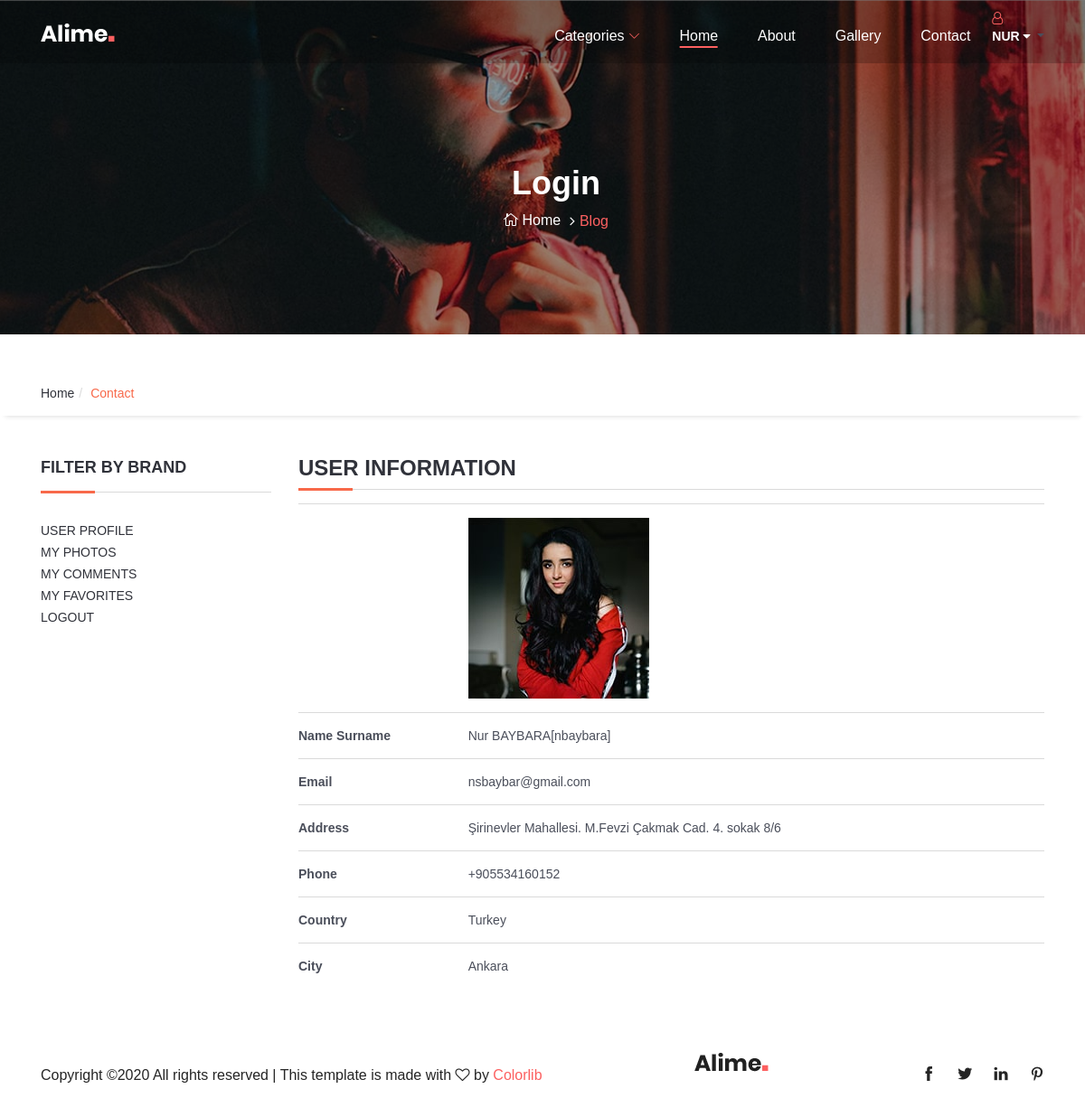
Screenshot of /user/ (signed in) with the database file from the repository.
### home/models.py (models this page shows, shortened)
class UserProfile(models.Model):
    user = models.OneToOneField(User, on_delete=models.CASCADE)
    phone = models.CharField(blank=True, max_length=20)
    address = models.CharField(blank=True, max_length=150)
    city = models.CharField(blank=True, max_length=20)
    country = models.CharField(blank=True, max_length=20)
    image = models.ImageField(blank=True, upload_to='images/users/')  # icocenvert
    def user_name(self):
        return self.user.first_name + ' ' + self.user.last_name + '['+ self.user.username + '] '
    def image_tag(self):
            return mark_safe('<img src="{}" height="50"/>'.format(self.image.url))
    image_tag.short_description = 'Image'

### user/views.py (the view)
# urls.py: path('', views.index, name='index'),
def index(request):
    category = Category.objects.all()
    current_user = request.user
    profile = UserProfile.objects.get(user_id=current_user.id)
    sliderdata = Post.objects.all()[:4]
    context = {'profile' : profile,
                'category': category, }
    return render(request, 'user_profile.html',context)

### user/templates/user_profile.html (shortened to what this page needs)
{% extends "homebase.html" %}
{% block head %} <link rel='shortcut icon' type='image/x-icon' href='{{ setting.icon.url }}' />
    {% load static %}
    <link rel="stylesheet" href=" {% static 'contactTemplate/bootstrap.min.css' %}">
	<link  rel="stylesheet" href="{% static 'contactTemplate/slick.css' %}" />
    <link  rel="stylesheet" href="{% static 'contactTemplate/style.css' %}" />
	<link  rel="stylesheet" href="{% static 'contactTemplate/slick-theme.css' %}" />
	<link  rel="stylesheet" href="{% static 'contactTemplate/nouislider.min.css'%}" />
	<link rel="stylesheet" href="{% static 'contactTemplate/font-awesome.min.css' %}">
{% endblock %}
{% load static %}
{% block content %}
  <section class="breadcrumb-area bg-img bg-overlay jarallax" style="background-image: url({% static 'img/bg-img/38.jpg'%});">
        <div class="container h-100">
        <div class="container h-100">
            <div class="row h-100 align-items-center">
                <div class="col-12">
                    <div class="breadcrumb-content text-center">
                        <h2 class="page-title"> Login</h2>
                        <nav aria-label="breadcrumb">
                            <ol class="breadcrumb justify-content-center">
                                <li class="breadcrumb-item"><a href="index.html"><i class="icon_house_alt"></i> Home</a></li>
                                <li class="breadcrumb-item active" aria-current="page">Blog</li>
                            </ol>
                        </nav>
                    </div>
                </div>
            </div>
        </div>
        </div>
    </section>
   <br>
    <br>
    <div id="breadcrumb">
		<div class="container">
			<ul class="breadcrumb">
				<li><a href="#">Home</a></li>
				<li class="active">Contact</li>
			</ul>
		</div>
	</div>
    <div class="section">
		<div class="container">
			<div class="row">
                <div class="col-md-3">
						<div class="billing-details">
                            {% include "user_panel.html" %}
                        </div>
                    </div>
                    <div class="col-md-9">
                        <div class="section-title">
                            <h3 class="title">User Information</h3>
                        </div>
                            <table class="shopping-cart-table table">
									<tr>
                                        <th class="text-left">
                                        <td class="size: 50%"><img src="{{ profile.image.url }}" alt="" STYLE="width: auto;"></td>
                                    </tr>
                                    <tr>
										<th class="text-left">Name Surname</th>
                                        <td class="text-left">{{profile.user_name}}</td>
                                    </tr>
                                    <tr>
										<th class="text-left">Email</th>
                                        <td class="text-left">{{profile.user.email}}</td>
                                    </tr>
                                    <tr>
										<th class="text-left">Address</th>
										<td class="text-left">{{profile.address}}</td>
                                    </tr>
                                    <tr>
                                        <th class="text-left">Phone</th>
                                        <td class="text-left">{{profile.phone}}</td>
                                    </tr>
                                    <tr>
                                        <th class="text-left">Country</th>
										<td class="text-left">{{profile.country}}</td>
                                     </tr>
                                    <tr>
                                        <th class="text-left">City</th>
										<td class="text-left">{{profile.city}}</td>
									</tr>
                            </table>
                    </div>
        </div>
    </div>
    </div> <!-- sect->
 {% load static %}
{% endblock %}

### home/templates/header.html (shortened to what this page needs)
{% load static %}
    <header class="header-area">
        <div class="main-header-area">
            <div class="classy-nav-container breakpoint-off">
                <div class="container">
                    <nav class="classy-navbar justify-content-between" id="alimeNav">
                        <a class="nav-brand" href="/"><img src="{% static 'img/core-img/logo.png'%}" alt=""></a>
                        <div class="classy-menu">
                            <div class="classynav">
                             <ul id="nav">
                                    {% load mptt_tags %}
                                    <li ><a href="#">Categories</a>
                                    </li>
                                    <li class="active"><a href="/">Home</a></li>
                                    <li><a href="/about">About</a></li>
                                    <li><a href="/gallery">Gallery</a></li>
                                    <li><a href="/contact">Contact</a></li>
                                    <li class="header-account dropdown default-dropdown">
                                        {% if user.id is not None %}
                                        <div class="dropdown-toggle" role="button" data-toggle="dropdown" aria-expanded="true">
                                            <div class="header-btns-icon" style="color: #fc6060;">
                                                <i class="fa fa-user-o"></i>
                                            </div>
                                            <strong href="#" class="text-uppercase" style="color:white;">{{ user.first_name }} <i class="fa fa-caret-down"></i></strong>
                                        </div>
                                        {% else %}
                                        <a href="/login/" class="text-uppercase">Login</a><a href="/signup/" class="text-uppercase">Join</a>
                                        {% endif %}
                                    </li>
                             </ul>
                            </div>
                        </div>
                    </nav>
                </div>
            </div>
        </div>
    </header>

### home/static/style.css (style rules this page uses)
* { margin: 0; padding: 0; }
body { font-family: "Poppins", sans-serif; font-weight: 400; font-size: 16px; position: relative; z-index: auto; }
h1, h2, h3, h4, h5, h6 { font-family: "Poppins", sans-serif; color: #252525; line-height: 1.3; font-weight: 600; }
a, a:active, a:focus, a:hover { color: #252525; text-decoration: none; -webkit-transition-duration: 500ms; -o-transition-duration: 500ms; transition-duration: 500ms; outline: none; font-weight: 500; }
li { list-style: none; }
img { width: 100%; height: auto; }
ul { margin: 0; padding: 0; }
ul li { margin: 0; padding: 0; }
.bg-overlay { position: relative; z-index: 1; }
.bg-overlay::after { position: absolute; content: ""; height: 100%; width: 100%; top: 0; left: 0; z-index: -1; background-color: rgba(0, 0, 0, 0.4); }
.bg-img { background-position: center center !important; background-size: cover !important; background-repeat: no-repeat !important; }
.jarallax { position: relative; z-index: 0; }
.header-area { position: fixed; z-index: 100; width: 100%; -webkit-transition-duration: 500ms; -o-transition-duration: 500ms; transition-duration: 500ms; background-color: transparent; }
.classy-nav-container { background-color: transparent; padding: 0; }
.classy-nav-container .classy-navbar { -webkit-transition-duration: 500ms; -o-transition-duration: 500ms; transition-duration: 500ms; height: 70px; padding: 0; }
.classy-nav-container .classy-navbar .classynav ul li a { font-size: 16px; text-transform: capitalize; color: #ffffff; font-weight: 500; padding: 0 20px; }
.classynav ul li.active a { position: relative; z-index: 1; }
.classynav ul li.active a::before { width: calc(100% - 40px); height: 2px; background-color: #fc6060; position: absolute; bottom: 7px; left: 0; z-index: 1; content: ''; left: 50%; transform: translateX(-50%); }
.classynav ul li.has-down > a::after, .classynav ul li.has-down.active > a::after, .classynav ul li.megamenu-item > a::after { color: #fc6060; }
.main-header-area { position: relative; z-index: 1; background-color: transparent; -webkit-transition-duration: 500ms; -o-transition-duration: 500ms; transition-duration: 500ms; height: 70px; background-color: rgba(0, 0, 0, 0.2); }
.breadcrumb-area { position: relative; z-index: 1; height: 370px; }
.breadcrumb-area .page-title { color: #ffffff; font-size: 36px; }
.breadcrumb-content { position: relative; z-index: 1; margin-top: 70px; }
.breadcrumb-content .breadcrumb { padding: 0; background-color: transparent; margin-bottom: 0; }
.breadcrumb-content .breadcrumb .breadcrumb-item { color: #fc6060; font-weight: 400; font-size: 16px; }
.breadcrumb-content .breadcrumb .breadcrumb-item a { font-size: 16px; color: #ffffff; font-weight: 400; }
.breadcrumb-content .breadcrumb .breadcrumb-item + .breadcrumb-item::before { content: '\f105'; color: #ffffff; font-family: "FontAwesome"; }

### home/static/contactTemplate/style.css (style rules this page uses)
body { font-family: 'Hind', sans-serif; color: #4A4E5A; overflow-x: hidden; }
h1, h2, h3, h4, h5, h6 { color: #30323A; margin: 0 0 10px; font-weight: 700; }
a { color: #30323A; -webkit-transition: 0.3s color; transition: 0.3s color; }
strong { color: #30323A; }
ul, ol { margin: 0; padding: 0; list-style: none }
.section { padding-top: 30px; padding-bottom: 30px; }
.section-title { position: relative; margin-bottom: 15px; margin-top: 15px; border-bottom: 1px solid #DADADA; }
.section-title .title { display: inline-block; text-transform: uppercase; }
.section-title:after { content: ""; position: absolute; left: 0; bottom: -1.5px; height: 3px; width: 60px; background-color: #F8694A; }
#breadcrumb { -webkit-box-shadow: 0px 6px 6px -6px rgba(0, 0, 0, 0.175); box-shadow: 0px 6px 6px -6px rgba(0, 0, 0, 0.175); }
.breadcrumb { background-color: transparent; border: none; border-radius: 0px; padding: 15px 0px; margin: 0; }
.breadcrumb>.active { color: #F8694A; }
.breadcrumb>li+li:before { color: #DADADA; }
.shopping-cart-table>tbody>tr>td, .shopping-cart-table>tbody>tr>th, .shopping-cart-table>tfoot>tr>td, .shopping-cart-table>tfoot>tr>th, .shopping-cart-table>thead>tr>td, .shopping-cart-table>thead>tr>th { padding: 15px 0px; vertical-align: middle; border-top: 1px solid #DADADA; }

### rows the page displays
UserProfile: image (picture), user_name "Nur BAYBARA[nbaybara]", user.email "nsbaybar@gmail.com", address "Şirinevler Mahallesi. M.Fevzi Çakmak Cad. 4. sokak 8/6", phone "+905534160152", country "Turkey", city "Ankara"

### other values shown
{{ user.first_name }} "NUR"
